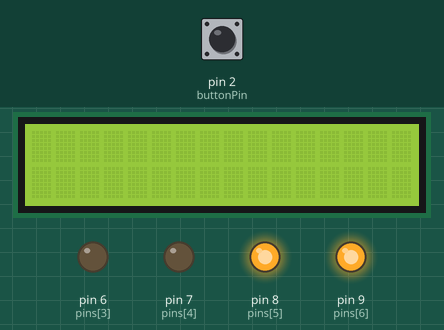
The sketch below on a simulated Arduino Uno, built with avr-gcc and run on an emulated ATmega328P. Shown: 16×2 character LCD, output pins drawn as LEDs (lit = HIGH). Inputs (shaded band) come from the test bench; at power-on: pin 2 (buttonPin) LOW. Random numbers use the default seed unless the sketch sets one; what the sketch prints to the serial monitor is not drawn.

Above: at 1.2 s.
1.3 s: pin 2 (buttonPin) pulled HIGH for 0.15 s
At 4.1 s:
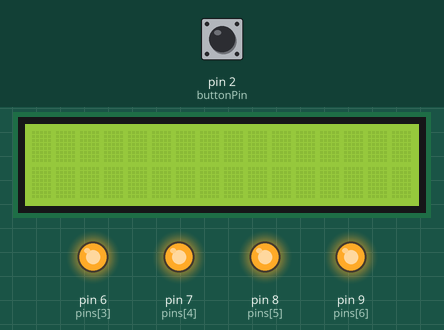
At 22.5 s:
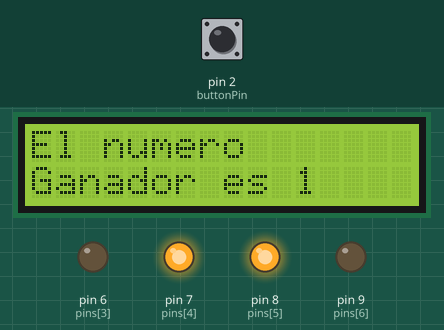
Timing chart, 0 to 22.8 s (numbered marks = the images above; inputs shaded):
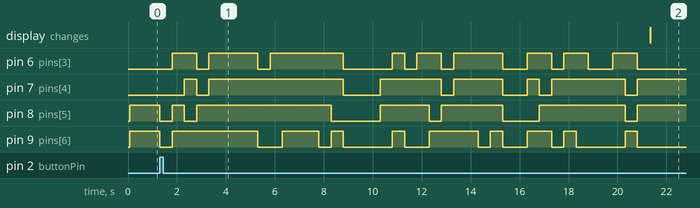

The sketch:

Arduino_DisplayPushButton.ino
```cpp
// Definir los pines

#include <LiquidCrystal_I2C.h>

LiquidCrystal_I2C lcd_1(0x3f, 16, 2); // I2C address 0x27, 16 column and 2 rows
#include <Adafruit_LiquidCrystal.h>


int num = 0;
//Paso 1
const int pins[7] = { 3, 4, 5, 6, 7, 8, 9 };
//                    a  b  c  d  e  f  g
//Paso 2
const byte numbersDisplayAnode[10] = {0b0111111,     //0
                            0b0110000,          //1
                            0b1011011,          //2
                            0b1001111,          //3
                            0b1100110,          //4 1100110
                            0b1101101,          //5
                            0b1111101,          //6
                            0b0000111,          //7
                            0b1111111,          //8
                            0b1101111		//9
                            };			//15


const int buttonPin = 2;  // the number of the pushbutton pin
int buttonState = 0;  // variable for reading the pushbutton status

void setup() {
  //Paso 3
  for(int i = 3; i < 10; i++) {
    pinMode(pins[i], OUTPUT);
  }
  pinMode(buttonPin, INPUT);
  lcd_1.init();
  lcd_1.backlight();

  //Paso 5
  lightSegments(random(0,9));
  Serial.begin(9600);
}

void loop() {
  buttonState = digitalRead(buttonPin);
  if (buttonState){
    for(int i = 0; i < 40; i++){
   	num = random(0,9);
    Serial.println(num);
    lightSegments(num);
    delay(500);
    }
  lcd_1.clear();
  String ganador = "Ganador es ";
  ganador.concat(num);
  Serial.println(ganador);
  lcd_1.setCursor(0,0);
  lcd_1.print("El numero");
  lcd_1.setCursor(0,1);
  lcd_1.print(ganador);
  }

}

//Paso 4
void lightSegments(int number) {
  byte numberBit = numbersDisplayAnode[number];
  for (int i = 0; i < 7; i++)  {
    int bit = bitRead(numberBit, i);
    digitalWrite(pins[i], bit);
  }
}
```

Measured:
- after the input at 1.3 s, pin 6 (pins[3]): LOW → HIGH after 0.50 s, → LOW 1.0 s later, → HIGH 0.50 s later, → LOW 2.0 s later, … (18 changes in this stretch); pin 7 (pins[4]): LOW → HIGH after 1.0 s, → LOW 0.50 s later, → HIGH 0.50 s later, → LOW 5.5 s later, … (13 changes in this stretch)
